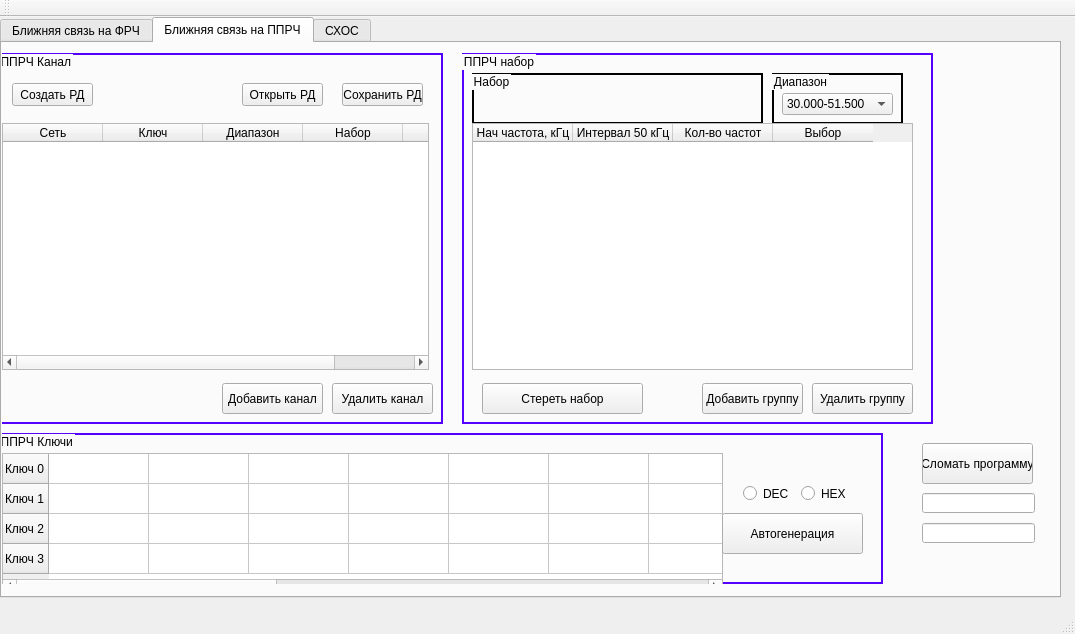
<?xml version="1.0" encoding="UTF-8"?>
<ui version="4.0">
 <class>MainWindow</class>
 <widget class="QMainWindow" name="MainWindow">
  <property name="geometry">
   <rect>
    <x>0</x>
    <y>0</y>
    <width>1075</width>
    <height>634</height>
   </rect>
  </property>
  <property name="windowTitle">
   <string>MainWindow</string>
  </property>
  <widget class="QWidget" name="centralWidget">
   <widget class="QTabWidget" name="tabWidget">
    <property name="geometry">
     <rect>
      <x>0</x>
      <y>0</y>
      <width>1061</width>
      <height>581</height>
     </rect>
    </property>
    <property name="currentIndex">
     <number>1</number>
    </property>
    <widget class="QWidget" name="tab">
     <attribute name="title">
      <string>Ближняя связь на ФРЧ</string>
     </attribute>
     <widget class="QGroupBox" name="frch_canal_box">
      <property name="geometry">
       <rect>
        <x>0</x>
        <y>10</y>
        <width>391</width>
        <height>521</height>
       </rect>
      </property>
      <property name="title">
       <string>ФРЧ Каналы</string>
      </property>
      <widget class="QTableWidget" name="table_frch">
       <property name="geometry">
        <rect>
         <x>10</x>
         <y>70</y>
         <width>341</width>
         <height>371</height>
        </rect>
       </property>
       <property name="editTriggers">
        <set>QAbstractItemView::NoEditTriggers</set>
       </property>
       <property name="selectionMode">
        <enum>QAbstractItemView::NoSelection</enum>
       </property>
       <property name="selectionBehavior">
        <enum>QAbstractItemView::SelectItems</enum>
       </property>
       <attribute name="verticalHeaderDefaultSectionSize">
        <number>32</number>
       </attribute>
       <attribute name="verticalHeaderMinimumSectionSize">
        <number>32</number>
       </attribute>
       <column>
        <property name="text">
         <string>Частота, кГц</string>
        </property>
       </column>
       <column>
        <property name="text">
         <string>Режим</string>
        </property>
       </column>
       <column>
        <property name="text">
         <string>Выбор</string>
        </property>
       </column>
      </widget>
      <widget class="QPushButton" name="create_rd">
       <property name="geometry">
        <rect>
         <x>20</x>
         <y>30</y>
         <width>81</width>
         <height>23</height>
        </rect>
       </property>
       <property name="text">
        <string>Создать РД</string>
       </property>
      </widget>
      <widget class="QPushButton" name="open_rd">
       <property name="geometry">
        <rect>
         <x>180</x>
         <y>30</y>
         <width>81</width>
         <height>23</height>
        </rect>
       </property>
       <property name="text">
        <string>Открыть РД</string>
       </property>
      </widget>
      <widget class="QPushButton" name="save_rd">
       <property name="geometry">
        <rect>
         <x>270</x>
         <y>30</y>
         <width>81</width>
         <height>23</height>
        </rect>
       </property>
       <property name="text">
        <string>Сохранить РД</string>
       </property>
      </widget>
      <widget class="QPushButton" name="del_frch_canal">
       <property name="geometry">
        <rect>
         <x>230</x>
         <y>470</y>
         <width>121</width>
         <height>31</height>
        </rect>
       </property>
       <property name="text">
        <string>Удалить канал</string>
       </property>
      </widget>
      <widget class="QPushButton" name="add_frch_canal">
       <property name="geometry">
        <rect>
         <x>100</x>
         <y>470</y>
         <width>121</width>
         <height>31</height>
        </rect>
       </property>
       <property name="text">
        <string>Добавиьт канал</string>
       </property>
      </widget>
     </widget>
     <widget class="QTextEdit" name="textEdit">
      <property name="geometry">
       <rect>
        <x>660</x>
        <y>20</y>
        <width>351</width>
        <height>511</height>
       </rect>
      </property>
      <property name="readOnly">
       <bool>true</bool>
      </property>
      <property name="overwriteMode">
       <bool>false</bool>
      </property>
     </widget>
    </widget>
    <widget class="QWidget" name="tab_2">
     <attribute name="title">
      <string>Ближняя связь на ППРЧ</string>
     </attribute>
     <widget class="QLineEdit" name="lineEdit">
      <property name="geometry">
       <rect>
        <x>920</x>
        <y>450</y>
        <width>113</width>
        <height>20</height>
       </rect>
      </property>
     </widget>
     <widget class="QLineEdit" name="lineEdit_2">
      <property name="geometry">
       <rect>
        <x>920</x>
        <y>480</y>
        <width>113</width>
        <height>20</height>
       </rect>
      </property>
     </widget>
     <widget class="QGroupBox" name="pprch_nabor_box">
      <property name="geometry">
       <rect>
        <x>460</x>
        <y>10</y>
        <width>471</width>
        <height>371</height>
       </rect>
      </property>
      <property name="styleSheet">
       <string notr="true">QGroupBox 
{
 border: 2px solid  #5500ff;
}</string>
      </property>
      <property name="title">
       <string>ППРЧ набор</string>
      </property>
      <widget class="QGroupBox" name="groupBox">
       <property name="geometry">
        <rect>
         <x>10</x>
         <y>20</y>
         <width>291</width>
         <height>51</height>
        </rect>
       </property>
       <property name="styleSheet">
        <string notr="true">QGroupBox 
{
 border: 1.5px solid;
}</string>
       </property>
       <property name="title">
        <string>Набор</string>
       </property>
       <widget class="QWidget" name="layoutWidget">
        <property name="geometry">
         <rect>
          <x>10</x>
          <y>20</y>
          <width>276</width>
          <height>19</height>
         </rect>
        </property>
        <layout class="QHBoxLayout" name="horizontalLayout_2">
         <item>
          <widget class="QRadioButton" name="radioButton">
           <property name="text">
            <string>1</string>
           </property>
           <property name="checked">
            <bool>true</bool>
           </property>
          </widget>
         </item>
         <item>
          <widget class="QRadioButton" name="radioButton_2">
           <property name="text">
            <string>2</string>
           </property>
          </widget>
         </item>
         <item>
          <widget class="QRadioButton" name="radioButton_3">
           <property name="text">
            <string>3</string>
           </property>
          </widget>
         </item>
         <item>
          <widget class="QRadioButton" name="radioButton_4">
           <property name="text">
            <string>4</string>
           </property>
          </widget>
         </item>
         <item>
          <widget class="QRadioButton" name="radioButton_5">
           <property name="text">
            <string>5</string>
           </property>
          </widget>
         </item>
         <item>
          <widget class="QRadioButton" name="radioButton_6">
           <property name="text">
            <string>6</string>
           </property>
          </widget>
         </item>
         <item>
          <widget class="QRadioButton" name="radioButton_7">
           <property name="text">
            <string>7</string>
           </property>
          </widget>
         </item>
         <item>
          <widget class="QRadioButton" name="radioButton_8">
           <property name="text">
            <string>8</string>
           </property>
          </widget>
         </item>
        </layout>
       </widget>
      </widget>
      <widget class="QGroupBox" name="groupBox_2">
       <property name="geometry">
        <rect>
         <x>310</x>
         <y>20</y>
         <width>131</width>
         <height>51</height>
        </rect>
       </property>
       <property name="styleSheet">
        <string notr="true">QGroupBox 
{
 border: 1.5px solid;
}</string>
       </property>
       <property name="title">
        <string>Диапазон</string>
       </property>
       <widget class="QComboBox" name="box_nabor">
        <property name="geometry">
         <rect>
          <x>10</x>
          <y>20</y>
          <width>111</width>
          <height>22</height>
         </rect>
        </property>
        <item>
         <property name="text">
          <string>30.000-51.500</string>
         </property>
        </item>
        <item>
         <property name="text">
          <string>51.550-87.950</string>
         </property>
        </item>
        <item>
         <property name="text">
          <string>100.000-149.950</string>
         </property>
        </item>
        <item>
         <property name="text">
          <string>220.000-399.950</string>
         </property>
        </item>
        <item>
         <property name="text">
          <string>51.525-87.975</string>
         </property>
        </item>
        <item>
         <property name="text">
          <string>100.000-149.975</string>
         </property>
        </item>
        <item>
         <property name="text">
          <string>220.000-399.975</string>
         </property>
        </item>
       </widget>
      </widget>
      <widget class="QTableWidget" name="table_nabor_8">
       <property name="geometry">
        <rect>
         <x>10</x>
         <y>70</y>
         <width>441</width>
         <height>247</height>
        </rect>
       </property>
       <attribute name="verticalHeaderDefaultSectionSize">
        <number>32</number>
       </attribute>
       <attribute name="verticalHeaderMinimumSectionSize">
        <number>32</number>
       </attribute>
       <column>
        <property name="text">
         <string>Нач частота, кГц</string>
        </property>
       </column>
       <column>
        <property name="text">
         <string>Интервал 50 кГц</string>
        </property>
       </column>
       <column>
        <property name="text">
         <string>Кол-во частот</string>
        </property>
       </column>
       <column>
        <property name="text">
         <string>Выбор</string>
        </property>
       </column>
      </widget>
      <widget class="QTableWidget" name="table_nabor_7">
       <property name="geometry">
        <rect>
         <x>10</x>
         <y>70</y>
         <width>441</width>
         <height>247</height>
        </rect>
       </property>
       <attribute name="verticalHeaderDefaultSectionSize">
        <number>32</number>
       </attribute>
       <attribute name="verticalHeaderMinimumSectionSize">
        <number>32</number>
       </attribute>
       <column>
        <property name="text">
         <string>Нач частота, кГц</string>
        </property>
       </column>
       <column>
        <property name="text">
         <string>Интервал 50 кГц</string>
        </property>
       </column>
       <column>
        <property name="text">
         <string>Кол-во частот</string>
        </property>
       </column>
       <column>
        <property name="text">
         <string>Выбор</string>
        </property>
       </column>
      </widget>
      <widget class="QTableWidget" name="table_nabor_6">
       <property name="geometry">
        <rect>
         <x>10</x>
         <y>70</y>
         <width>441</width>
         <height>247</height>
        </rect>
       </property>
       <attribute name="verticalHeaderDefaultSectionSize">
        <number>32</number>
       </attribute>
       <attribute name="verticalHeaderMinimumSectionSize">
        <number>32</number>
       </attribute>
       <column>
        <property name="text">
         <string>Нач частота, кГц</string>
        </property>
       </column>
       <column>
        <property name="text">
         <string>Интервал 50 кГц</string>
        </property>
       </column>
       <column>
        <property name="text">
         <string>Кол-во частот</string>
        </property>
       </column>
       <column>
        <property name="text">
         <string>Выбор</string>
        </property>
       </column>
      </widget>
      <widget class="QTableWidget" name="table_nabor_5">
       <property name="geometry">
        <rect>
         <x>10</x>
         <y>70</y>
         <width>441</width>
         <height>247</height>
        </rect>
       </property>
       <attribute name="verticalHeaderDefaultSectionSize">
        <number>32</number>
       </attribute>
       <attribute name="verticalHeaderMinimumSectionSize">
        <number>32</number>
       </attribute>
       <column>
        <property name="text">
         <string>Нач частота, кГц</string>
        </property>
       </column>
       <column>
        <property name="text">
         <string>Интервал 50 кГц</string>
        </property>
       </column>
       <column>
        <property name="text">
         <string>Кол-во частот</string>
        </property>
       </column>
       <column>
        <property name="text">
         <string>Выбор</string>
        </property>
       </column>
      </widget>
      <widget class="QTableWidget" name="table_nabor_4">
       <property name="geometry">
        <rect>
         <x>10</x>
         <y>70</y>
         <width>441</width>
         <height>247</height>
        </rect>
       </property>
       <attribute name="verticalHeaderDefaultSectionSize">
        <number>32</number>
       </attribute>
       <attribute name="verticalHeaderMinimumSectionSize">
        <number>32</number>
       </attribute>
       <column>
        <property name="text">
         <string>Нач частота, кГц</string>
        </property>
       </column>
       <column>
        <property name="text">
         <string>Интервал 50 кГц</string>
        </property>
       </column>
       <column>
        <property name="text">
         <string>Кол-во частот</string>
        </property>
       </column>
       <column>
        <property name="text">
         <string>Выбор</string>
        </property>
       </column>
      </widget>
      <widget class="QTableWidget" name="table_nabor_3">
       <property name="geometry">
        <rect>
         <x>10</x>
         <y>70</y>
         <width>441</width>
         <height>247</height>
        </rect>
       </property>
       <attribute name="verticalHeaderDefaultSectionSize">
        <number>32</number>
       </attribute>
       <attribute name="verticalHeaderMinimumSectionSize">
        <number>32</number>
       </attribute>
       <column>
        <property name="text">
         <string>Нач частота, кГц</string>
        </property>
       </column>
       <column>
        <property name="text">
         <string>Интервал 50 кГц</string>
        </property>
       </column>
       <column>
        <property name="text">
         <string>Кол-во частот</string>
        </property>
       </column>
       <column>
        <property name="text">
         <string>Выбор</string>
        </property>
       </column>
      </widget>
      <widget class="QTableWidget" name="table_nabor_2">
       <property name="geometry">
        <rect>
         <x>10</x>
         <y>70</y>
         <width>441</width>
         <height>247</height>
        </rect>
       </property>
       <attribute name="verticalHeaderDefaultSectionSize">
        <number>32</number>
       </attribute>
       <attribute name="verticalHeaderMinimumSectionSize">
        <number>32</number>
       </attribute>
       <column>
        <property name="text">
         <string>Нач частота, кГц</string>
        </property>
       </column>
       <column>
        <property name="text">
         <string>Интервал 50 кГц</string>
        </property>
       </column>
       <column>
        <property name="text">
         <string>Кол-во частот</string>
        </property>
       </column>
       <column>
        <property name="text">
         <string>Выбор</string>
        </property>
       </column>
      </widget>
      <widget class="QTableWidget" name="table_nabor_1">
       <property name="geometry">
        <rect>
         <x>10</x>
         <y>70</y>
         <width>441</width>
         <height>247</height>
        </rect>
       </property>
       <property name="editTriggers">
        <set>QAbstractItemView::NoEditTriggers</set>
       </property>
       <attribute name="verticalHeaderDefaultSectionSize">
        <number>32</number>
       </attribute>
       <attribute name="verticalHeaderMinimumSectionSize">
        <number>32</number>
       </attribute>
       <column>
        <property name="text">
         <string>Нач частота, кГц</string>
        </property>
       </column>
       <column>
        <property name="text">
         <string>Интервал 50 кГц</string>
        </property>
       </column>
       <column>
        <property name="text">
         <string>Кол-во частот</string>
        </property>
       </column>
       <column>
        <property name="text">
         <string>Выбор</string>
        </property>
       </column>
      </widget>
      <widget class="QPushButton" name="add_group">
       <property name="geometry">
        <rect>
         <x>240</x>
         <y>330</y>
         <width>101</width>
         <height>31</height>
        </rect>
       </property>
       <property name="text">
        <string>Добавить группу</string>
       </property>
      </widget>
      <widget class="QPushButton" name="clear_nabor">
       <property name="geometry">
        <rect>
         <x>20</x>
         <y>330</y>
         <width>161</width>
         <height>31</height>
        </rect>
       </property>
       <property name="text">
        <string>Стереть набор</string>
       </property>
      </widget>
      <widget class="QPushButton" name="delete_group">
       <property name="geometry">
        <rect>
         <x>350</x>
         <y>330</y>
         <width>101</width>
         <height>31</height>
        </rect>
       </property>
       <property name="text">
        <string>Удалить группу</string>
       </property>
      </widget>
     </widget>
     <widget class="QGroupBox" name="pprch_key_box">
      <property name="geometry">
       <rect>
        <x>-10</x>
        <y>390</y>
        <width>891</width>
        <height>151</height>
       </rect>
      </property>
      <property name="styleSheet">
       <string notr="true">QGroupBox 
{
 border: 2px solid  #5500ff;
}</string>
      </property>
      <property name="title">
       <string>  ППРЧ Ключи</string>
      </property>
      <widget class="QTableWidget" name="tableKey">
       <property name="geometry">
        <rect>
         <x>10</x>
         <y>20</y>
         <width>721</width>
         <height>141</height>
        </rect>
       </property>
       <property name="styleSheet">
        <string notr="true"/>
       </property>
       <attribute name="horizontalHeaderVisible">
        <bool>false</bool>
       </attribute>
       <row>
        <property name="text">
         <string>Ключ 0</string>
        </property>
       </row>
       <row>
        <property name="text">
         <string>Ключ 1</string>
        </property>
       </row>
       <row>
        <property name="text">
         <string>Ключ 2</string>
        </property>
       </row>
       <row>
        <property name="text">
         <string>Ключ 3</string>
        </property>
       </row>
       <column>
        <property name="text">
         <string>0</string>
        </property>
       </column>
       <column>
        <property name="text">
         <string>1</string>
        </property>
       </column>
       <column>
        <property name="text">
         <string>2</string>
        </property>
       </column>
       <column>
        <property name="text">
         <string>3</string>
        </property>
       </column>
       <column>
        <property name="text">
         <string>4</string>
        </property>
       </column>
       <column>
        <property name="text">
         <string>5</string>
        </property>
       </column>
       <column>
        <property name="text">
         <string>6</string>
        </property>
       </column>
       <column>
        <property name="text">
         <string>7</string>
        </property>
       </column>
       <column>
        <property name="text">
         <string>8</string>
        </property>
       </column>
       <column>
        <property name="text">
         <string>9</string>
        </property>
       </column>
       <column>
        <property name="text">
         <string>10</string>
        </property>
       </column>
       <column>
        <property name="text">
         <string>11</string>
        </property>
       </column>
       <column>
        <property name="text">
         <string>12</string>
        </property>
       </column>
       <column>
        <property name="text">
         <string>13</string>
        </property>
       </column>
       <column>
        <property name="text">
         <string>14</string>
        </property>
       </column>
       <column>
        <property name="text">
         <string>15</string>
        </property>
       </column>
      </widget>
      <widget class="QWidget" name="layoutWidget">
       <property name="geometry">
        <rect>
         <x>740</x>
         <y>40</y>
         <width>131</width>
         <height>41</height>
        </rect>
       </property>
       <layout class="QHBoxLayout" name="horizontalLayout">
        <item>
         <widget class="QRadioButton" name="radioDEC">
          <property name="text">
           <string>DEC</string>
          </property>
         </widget>
        </item>
        <item>
         <widget class="QRadioButton" name="radioHEX">
          <property name="text">
           <string>HEX</string>
          </property>
          <property name="iconSize">
           <size>
            <width>16</width>
            <height>16</height>
           </size>
          </property>
         </widget>
        </item>
       </layout>
      </widget>
      <widget class="QPushButton" name="autogeneration">
       <property name="geometry">
        <rect>
         <x>730</x>
         <y>80</y>
         <width>141</width>
         <height>41</height>
        </rect>
       </property>
       <property name="text">
        <string>Автогенерация</string>
       </property>
      </widget>
     </widget>
     <widget class="QGroupBox" name="pprch_canal_box">
      <property name="geometry">
       <rect>
        <x>-10</x>
        <y>10</y>
        <width>451</width>
        <height>371</height>
       </rect>
      </property>
      <property name="styleSheet">
       <string notr="true">QGroupBox 
{
 border: 2px solid  #5500ff;
}</string>
      </property>
      <property name="title">
       <string>  ППРЧ Канал</string>
      </property>
      <widget class="QTableWidget" name="table_canals">
       <property name="geometry">
        <rect>
         <x>10</x>
         <y>70</y>
         <width>427</width>
         <height>247</height>
        </rect>
       </property>
       <property name="sizePolicy">
        <sizepolicy hsizetype="Expanding" vsizetype="Expanding">
         <horstretch>0</horstretch>
         <verstretch>0</verstretch>
        </sizepolicy>
       </property>
       <property name="editTriggers">
        <set>QAbstractItemView::NoEditTriggers</set>
       </property>
       <attribute name="verticalHeaderDefaultSectionSize">
        <number>32</number>
       </attribute>
       <attribute name="verticalHeaderMinimumSectionSize">
        <number>32</number>
       </attribute>
       <column>
        <property name="text">
         <string>Сеть</string>
        </property>
       </column>
       <column>
        <property name="text">
         <string>Ключ</string>
        </property>
       </column>
       <column>
        <property name="text">
         <string>Диапазон</string>
        </property>
       </column>
       <column>
        <property name="text">
         <string>Набор</string>
        </property>
       </column>
       <column>
        <property name="text">
         <string>Выбор</string>
        </property>
       </column>
      </widget>
      <widget class="QPushButton" name="add_canal">
       <property name="geometry">
        <rect>
         <x>230</x>
         <y>330</y>
         <width>101</width>
         <height>31</height>
        </rect>
       </property>
       <property name="text">
        <string>Добавить канал</string>
       </property>
      </widget>
      <widget class="QPushButton" name="delete_canal">
       <property name="geometry">
        <rect>
         <x>340</x>
         <y>330</y>
         <width>101</width>
         <height>31</height>
        </rect>
       </property>
       <property name="text">
        <string>Удалить канал</string>
       </property>
      </widget>
      <widget class="QPushButton" name="create_rd_canal">
       <property name="geometry">
        <rect>
         <x>20</x>
         <y>30</y>
         <width>81</width>
         <height>23</height>
        </rect>
       </property>
       <property name="text">
        <string>Создать РД</string>
       </property>
      </widget>
      <widget class="QPushButton" name="pushButton_2">
       <property name="geometry">
        <rect>
         <x>250</x>
         <y>30</y>
         <width>81</width>
         <height>23</height>
        </rect>
       </property>
       <property name="text">
        <string>Открыть РД</string>
       </property>
      </widget>
      <widget class="QPushButton" name="pushButton_3">
       <property name="geometry">
        <rect>
         <x>350</x>
         <y>30</y>
         <width>81</width>
         <height>23</height>
        </rect>
       </property>
       <property name="text">
        <string>Сохранить РД</string>
       </property>
      </widget>
     </widget>
     <widget class="QPushButton" name="pushButton_7">
      <property name="geometry">
       <rect>
        <x>920</x>
        <y>400</y>
        <width>111</width>
        <height>41</height>
       </rect>
      </property>
      <property name="text">
       <string>Сломать программу</string>
      </property>
     </widget>
    </widget>
    <widget class="QWidget" name="tab_3">
     <attribute name="title">
      <string>СХОС</string>
     </attribute>
     <widget class="QPushButton" name="create_new_shos">
      <property name="geometry">
       <rect>
        <x>20</x>
        <y>20</y>
        <width>101</width>
        <height>23</height>
       </rect>
      </property>
      <property name="text">
       <string>Создать СХОС</string>
      </property>
     </widget>
     <widget class="QPushButton" name="open_shos">
      <property name="geometry">
       <rect>
        <x>140</x>
        <y>20</y>
        <width>101</width>
        <height>23</height>
       </rect>
      </property>
      <property name="text">
       <string>Открыть СХОС</string>
      </property>
     </widget>
     <widget class="QPushButton" name="save_shos">
      <property name="geometry">
       <rect>
        <x>250</x>
        <y>20</y>
        <width>101</width>
        <height>23</height>
       </rect>
      </property>
      <property name="text">
       <string>Сохранить СХОС</string>
      </property>
     </widget>
     <widget class="QGroupBox" name="shos_box">
      <property name="geometry">
       <rect>
        <x>10</x>
        <y>60</y>
        <width>1021</width>
        <height>411</height>
       </rect>
      </property>
      <property name="title">
       <string>Управление СХОС</string>
      </property>
      <widget class="QTableWidget" name="table_shos">
       <property name="geometry">
        <rect>
         <x>10</x>
         <y>20</y>
         <width>1002</width>
         <height>325</height>
        </rect>
       </property>
       <attribute name="verticalHeaderVisible">
        <bool>false</bool>
       </attribute>
       <attribute name="verticalHeaderDefaultSectionSize">
        <number>32</number>
       </attribute>
       <attribute name="verticalHeaderMinimumSectionSize">
        <number>32</number>
       </attribute>
       <column>
        <property name="text">
         <string>Набор</string>
        </property>
       </column>
       <column>
        <property name="text">
         <string>СХОС</string>
        </property>
       </column>
       <column>
        <property name="text">
         <string>Режим</string>
        </property>
       </column>
       <column>
        <property name="text">
         <string>Частота ПРД кГц</string>
        </property>
       </column>
       <column>
        <property name="text">
         <string>Частота ПРМ кГц</string>
        </property>
       </column>
       <column>
        <property name="text">
         <string>Кодер</string>
        </property>
       </column>
       <column>
        <property name="text">
         <string>Скорость бит/с</string>
        </property>
       </column>
       <column>
        <property name="text">
         <string>Информ канал</string>
        </property>
       </column>
       <column>
        <property name="text">
         <string>Номер ПСП</string>
        </property>
       </column>
       <column>
        <property name="text">
         <string>Номер КБУ</string>
        </property>
       </column>
       <column>
        <property name="text">
         <string>Номер СКК</string>
        </property>
       </column>
       <column>
        <property name="text">
         <string>Выбор</string>
        </property>
       </column>
      </widget>
      <widget class="QPushButton" name="add_shos">
       <property name="geometry">
        <rect>
         <x>790</x>
         <y>360</y>
         <width>101</width>
         <height>31</height>
        </rect>
       </property>
       <property name="text">
        <string>Добавить СХОС</string>
       </property>
      </widget>
      <widget class="QPushButton" name="delete_shos">
       <property name="geometry">
        <rect>
         <x>900</x>
         <y>360</y>
         <width>101</width>
         <height>31</height>
        </rect>
       </property>
       <property name="text">
        <string>Удалить СХОС</string>
       </property>
      </widget>
     </widget>
     <zorder>shos_box</zorder>
     <zorder>create_new_shos</zorder>
     <zorder>open_shos</zorder>
     <zorder>save_shos</zorder>
    </widget>
   </widget>
  </widget>
  <widget class="QMenuBar" name="menuBar">
   <property name="geometry">
    <rect>
     <x>0</x>
     <y>0</y>
     <width>1075</width>
     <height>21</height>
    </rect>
   </property>
  </widget>
  <widget class="QToolBar" name="mainToolBar">
   <attribute name="toolBarArea">
    <enum>TopToolBarArea</enum>
   </attribute>
   <attribute name="toolBarBreak">
    <bool>false</bool>
   </attribute>
  </widget>
  <widget class="QStatusBar" name="statusBar"/>
 </widget>
 <layoutdefault spacing="6" margin="11"/>
 <resources/>
 <connections/>
</ui>
